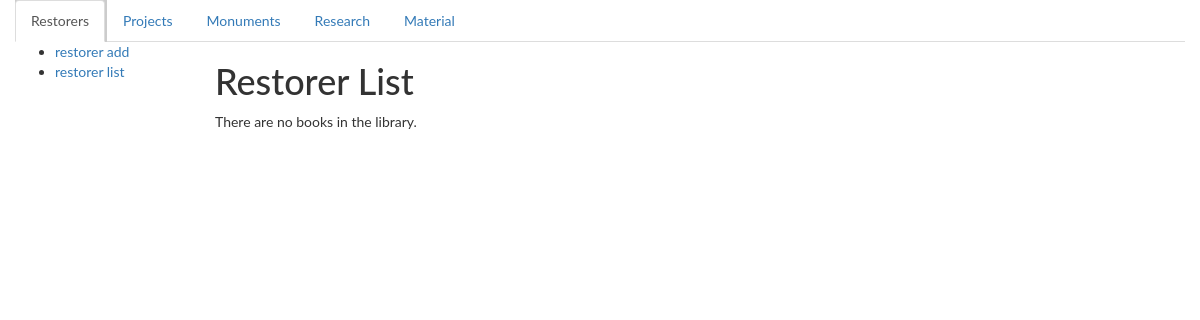
The page /restorer/list on the database as committed earlier.
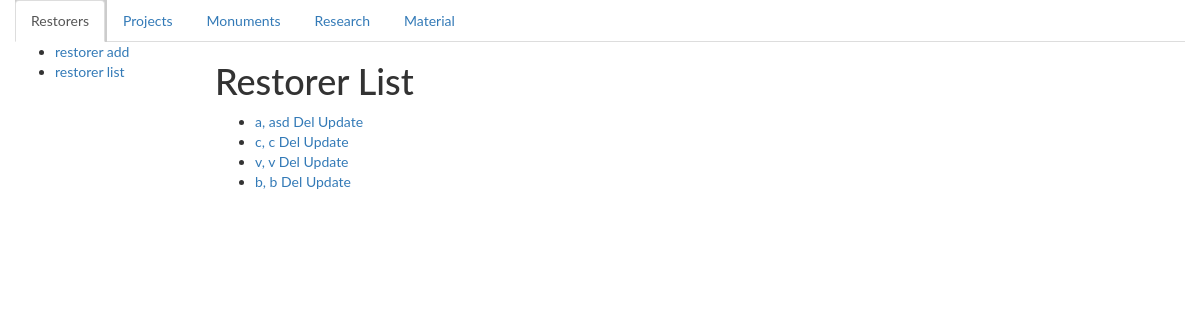
The same page on the database as committed later.
### catalogWeb/models.py (models this page shows)
class Restorer(models.Model):
    first_name = models.CharField(max_length=45)
    last_name = models.CharField(max_length=45)
    description = models.CharField(max_length=200)
    def __str__(self):
        return '%s, %s' % (self.last_name, self.first_name)

### catalogWeb/views.py (the view)
# urls.py: url(r'restorer/list', views.RestorerListView.as_view(), name='restorerList'),
class RestorerListView(generic.ListView):
    model = Restorer
    paginate_by = 4

### catalogWeb/templates/catalogWeb/restorer_list.html
{% extends "base_generic.html" %}
{% block sidebar %}
  <ul class="sidebar-nav">
    <li><a href="{% url 'restorerCreate' %}">restorer add</a></li>
    <li><a href="{% url 'restorerList' %}">restorer list</a></li>
  </ul>
{% endblock sidebar %}
{% block content %}
    <h1>Restorer List</h1>
    {% if restorer_list %}
    <ul>
      {% for restorer in restorer_list %}
      <li>
        <a href="{% url 'restorerDetail' restorer.id %}"> {{  restorer }}</a>
          <a href="{% url 'restorerDelete' restorer.id %}"> Del</a>
            <a href="{% url 'restorerUpdate' restorer.id %}"> Update</a>
      </li>
      {% endfor %}
    </ul>
    {% else %}
      <p>There are no books in the library.</p>
    {% endif %}
{% endblock %}

Rows that differ between the two databases and show on the page:
added Restorer: last_name+first_name "a, asd"
added Restorer: last_name+first_name "c, c"
added Restorer: last_name+first_name "v, v"
added Restorer: last_name+first_name "b, b"
Other text that changed with them:
text no longer shown: "There are no books in the library."
